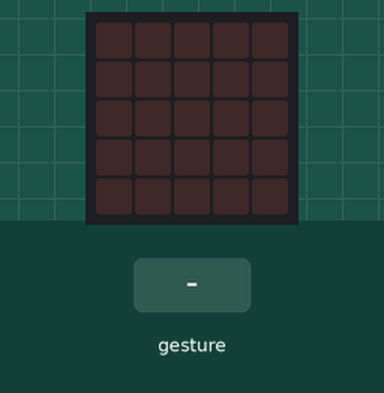
Recording of a program running on a simulated BBC micro:bit (MakeCode). Parts: the board's 5×5 LED display. The test bench sets the inputs (shaded band). Random numbers come from a fixed seed; a tilt is held for 1.5 s and a shake lasts 1 s, then the board lies face up again.

Above: at 1.2 s.
1.3 s: gesture 'shake'
At 2.8 s:
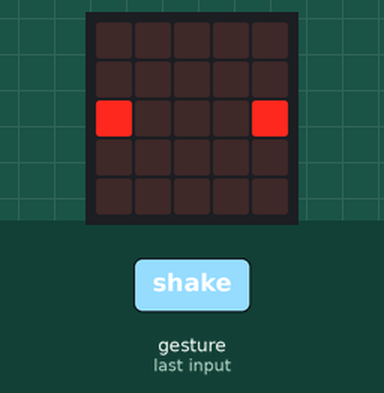
4.3 s: gesture 'shake'
At 5.1 s:
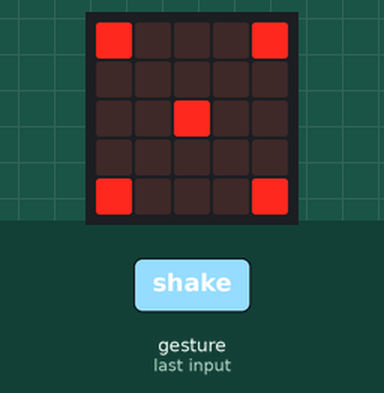
7.3 s: gesture 'shake'
At 8.6 s:
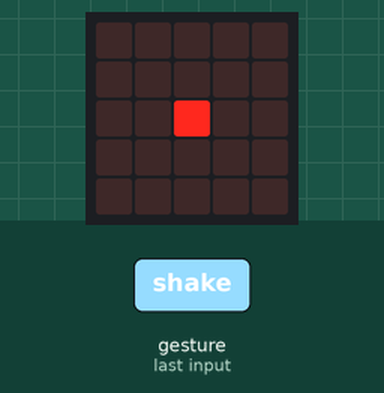
10.3 s: gesture 'shake'
At 10.9 s:
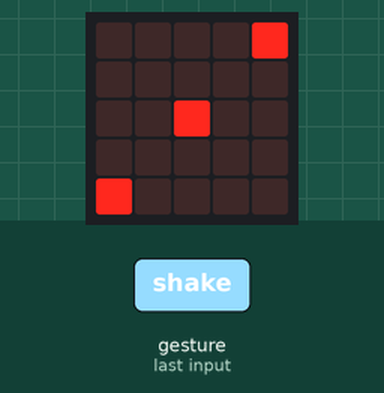
Timing chart, 0 to 13.3 s (numbered marks = the images above; inputs shaded):
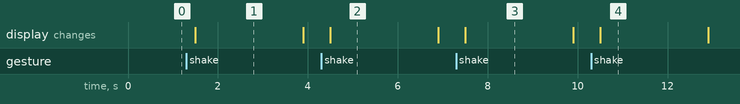

The program:

main.ts
```typescript
let zahl = 0
input.onGesture(Gesture.Shake, function () {
    basic.clearScreen()
    zahl = randint(1, 6)
    if (zahl == 1) {
        basic.showLeds(`
            . . . . .
            . . . . .
            . . # . .
            . . . . .
            . . . . .
            `)
    } else if (zahl == 2) {
        basic.showLeds(`
            . . . . .
            . . . . .
            # . . . #
            . . . . .
            . . . . .
            `)
    } else if (zahl == 3) {
        basic.showLeds(`
            . . . . #
            . . . . .
            . . # . .
            . . . . .
            # . . . .
            `)
    } else if (zahl == 4) {
        basic.showLeds(`
            # . . . #
            . . . . .
            . . . . .
            . . . . .
            # . . . #
            `)
    } else if (zahl == 5) {
        basic.showLeds(`
            # . . . #
            . . . . .
            . . # . .
            . . . . .
            # . . . #
            `)
    } else {
        basic.showLeds(`
            # . . . #
            . . . . .
            # . . . #
            . . . . .
            # . . . #
            `)
    }
    basic.pause(2000)
    basic.clearScreen()
})
```

test.ts
```typescript
// Hier kann man Tests durchführen; diese Datei wird nicht kompiliert, wenn dieses Paket als Erweiterung verwendet wird.
```

Measured:
- after the input at 1.3 s, the display: changes after 0.20 s (image 1)
- after the input at 4.3 s, the display: changes after 0.20 s (image 2)
- after the input at 7.3 s, the display: changes after 0.20 s (image 3)
- after the input at 10.3 s, the display: changes after 0.20 s (image 4)
- what the display in image 1 shows lasts 2.4 s, from 1.5 s to 3.9 s
